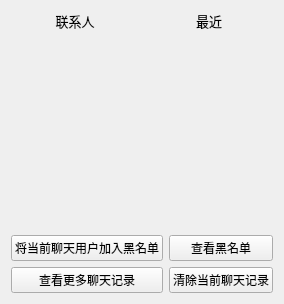
              <widget class="QWidget" name="tab_42">
               <attribute name="title">
                <string>联系人</string>
               </attribute>
               <layout class="QVBoxLayout" name="verticalLayout_42">
                <item>
                 <layout class="QVBoxLayout" name="verticalLayout_38">
                  <item>
                   <layout class="QHBoxLayout" name="horizontalLayout_14">
                    <item>
                     <widget class="QPushButton" name="whitelist_linkpeople_pushButton">
                      <property name="font">
                       <font>
                        <pointsize>10</pointsize>
                       </font>
                      </property>
                      <property name="cursor">
                       <cursorShape>PointingHandCursor</cursorShape>
                      </property>
                      <property name="layoutDirection">
                       <enum>Qt::LeftToRight</enum>
                      </property>
                      <property name="styleSheet">
                       <string notr="true">border:none;</string>
                      </property>
                      <property name="text">
                       <string>联系人</string>
                      </property>
                     </widget>
                    </item>
                    <item>
                     <widget class="QPushButton" name="recent_linkpeople_pushButton">
                      <property name="font">
                       <font>
                        <pointsize>10</pointsize>
                       </font>
                      </property>
                      <property name="cursor">
                       <cursorShape>PointingHandCursor</cursorShape>
                      </property>
                      <property name="styleSheet">
                       <string notr="true">border:none;
</string>
                      </property>
                      <property name="text">
                       <string>最近</string>
                      </property>
                     </widget>
                    </item>
                   </layout>
                  </item>
                  <item>
                   <widget class="QListWidget" name="linkpeople_name_listWidget">
                    <property name="font">
                     <font>
                      <pointsize>10</pointsize>
                     </font>
                    </property>
                    <property name="layoutDirection">
                     <enum>Qt::LeftToRight</enum>
                    </property>
                    <property name="styleSheet">
                     <string notr="true">border:none;
background-color: transparent;</string>
                    </property>
                   </widget>
                  </item>
                 </layout>
                </item>
                <item>
                 <layout class="QGridLayout" name="gridLayout_17">
                  <item row="0" column="0">
                   <widget class="PrimaryPushButton" name="join_blacklist_pushButton">
                    <property name="text">
                     <string>将当前聊天用户加入黑名单</string>
                    </property>
                   </widget>
                  </item>
                  <item row="1" column="0">
                   <widget class="PrimaryPushButton" name="select_more_chat_records_pushButton">
                    <property name="text">
                     <string>查看更多聊天记录</string>
                    </property>
                   </widget>
                  </item>
                  <item row="1" column="1">
                   <widget class="PrimaryPushButton" name="delete_chat_records_pushButton">
                    <property name="text">
                     <string>清除当前聊天记录</string>
                    </property>
                   </widget>
                  </item>
                  <item row="0" column="1">
                   <widget class="PrimaryPushButton" name="review_blaclist_pushButton">
                    <property name="text">
                     <string>查看黑名单</string>
                    </property>
                   </widget>
                  </item>
                 </layout>
                </item>
               </layout>
              </widget>
